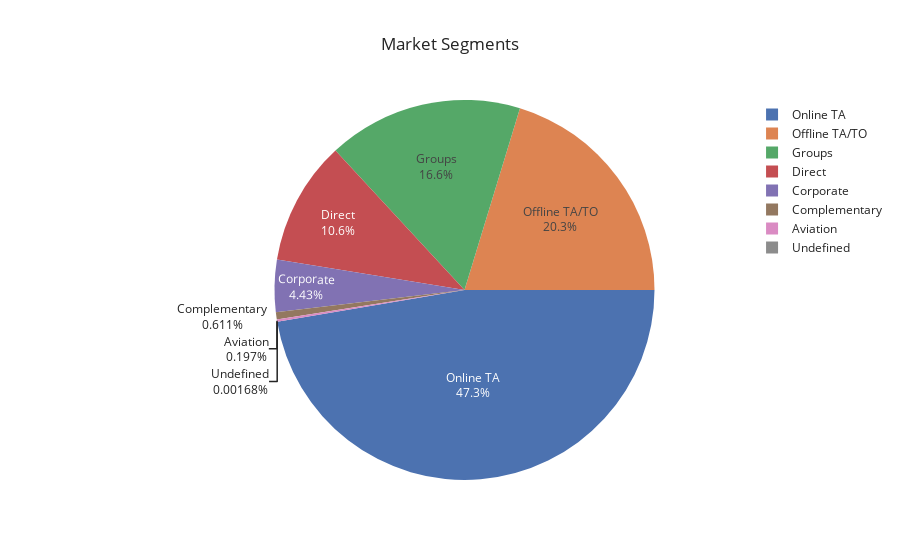

Source (notebook cell):
### Code cell
fig = px.pie(count_market, values=count_market.values, names=count_market.index,
             title='Market Segments', template='seaborn')
fig.update_traces(rotation=90, textinfo="percent+label")
fig.show()

### Figure 1 — Plotly figure (JSON) as saved in the notebook; plotly's stock layout.template omitted (floating-point values rounded to 4 significant figures)
{"data": [{"domain": {"x": [0, 1], "y": [0, 1]}, "hovertemplate": "market_segment=%{label}<br>value=%{value}<extra></extra>", "labels": ["Online TA", "Offline TA/TO", "Groups", "Direct", "Corporate", "Complementary", "Aviation", "Undefined"], "legendgroup": "", "name": "", "rotation": 90, "showlegend": true, "textinfo": "percent+label", "type": "pie", "values": [56408, 24182, 19791, 12582, 5282, 728, 235, 2]}], "layout": {"legend": {"tracegroupgap": 0}, "title": {"text": "Market Segments"}}}
